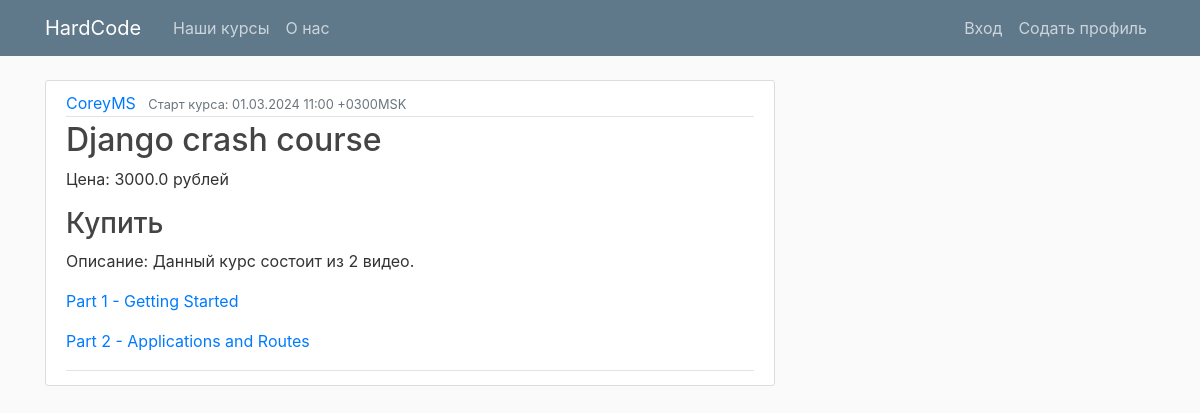
/edu/course/1, run on an earlier commit of the app's database.
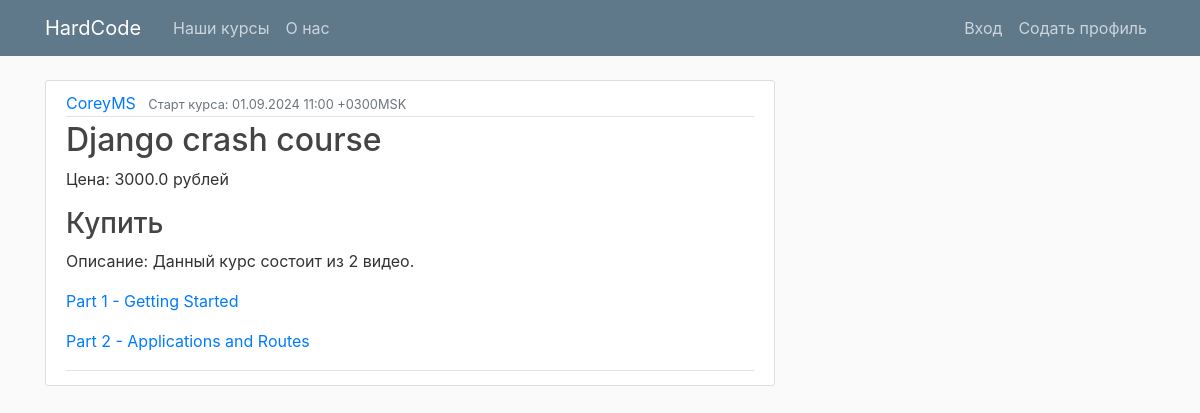
And on a later commit of the database.
### edu/models.py (models this page shows, shortened)
class Product(models.Model):
    author = models.CharField(max_length=100)
    title = models.CharField(max_length=200)
    start_date_time = models.DateTimeField()
    price = models.FloatField()
    min_users = models.IntegerField()
    max_users = models.IntegerField()
    @property
    def date_msk(self):
        return self.start_date_time.astimezone(ZoneInfo("Europe/Moscow")).strftime('%d.%m.%Y %H:%M %z%Z')

### edu/views.py (the view)
# urls.py: path('course/<int:pk>', views.product_detail, name='product-detail'),
def product_detail(request, pk):
    context = {
        'product': Product.objects.get(id=pk),
        'lessons': Lesson.objects.filter(course=Product.objects.get(id=pk)).all()
    }
    return render(request, 'edu/product_detail.html', context)

### edu/templates/edu/product_detail.html
{% extends "edu/base.html" %}
{% block content %}
<article class="media content-section">
  <div class="media-body">
    <div class="article-metadata">
      <a class="mr-2" href="#">{{ product.author }}</a>
      <small class="text-muted">Старт курса: {{ product.date_msk }} </small>
    </div>
    <h2><a class="article-title" href="#">{{ product.title }}</a></h2>
    <p class="article-content">Цена: {{ product.price }} рублей</p>
    <h3><a class="article-title" href="{% url 'buy-course' product.id %}"> Купить </a></h3>
    <div class="article-metadata">
      <p>Описание: Данный курс состоит из {{ lessons|length }} видео.</p>
        {% for lesson in lessons %}
        <p><a href="{{ lesson.video_link }}"> {{ lesson.title }} </a></p>
        {% endfor %}
    </div>
  </div>
</article>
{% endblock content %}

What changed in the data, as far as the page shows it:
changed Product "Django crash course": date_msk "01.03.2024 11:00 +0300MSK" → "01.09.2024 11:00 +0300MSK"
